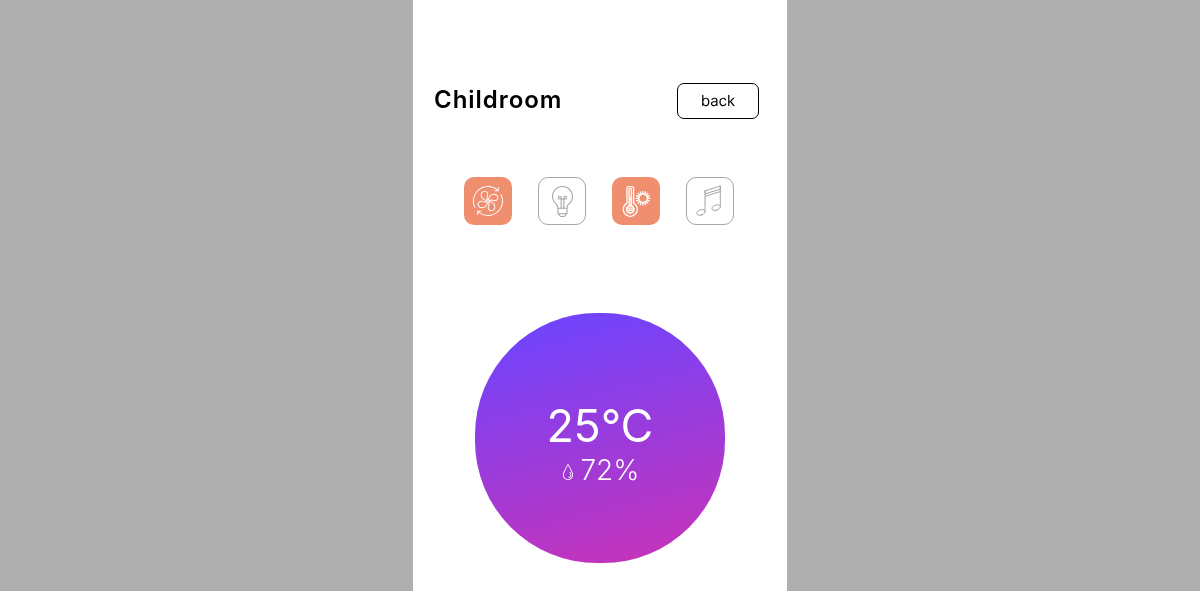
/rooms/childroom/, run on the app's committed database.
### main_app/models.py (models this page shows)
class Room(models.Model):
    name = models.CharField(max_length=20)
    devices_quantity = models.IntegerField(default=0)
    light = models.BooleanField(default=False)
    fan = models.BooleanField(default=False)
    heater = models.BooleanField(default=False)
    player = models.BooleanField(default=False)
    temperature = models.IntegerField(default=0)
    humidity = models.IntegerField(default=0)
    voltage = models.IntegerField(default=0)

### main_app/views.py (the view)
# urls.py: path('rooms/<room>/', views.room_page, name='room_page'),
def room_page(request, room):
    r = Room.objects.get(name=room)
    r.temperature = random.randint(20, 30)
    r.humidity = random.randint(70, 80)
    if request.POST.get('device_btn') == 'fan':
         r.fan = False if r.fan else True
    elif request.POST.get('device_btn') == 'light':
         r.light = False if r.light else True
    elif request.POST.get('device_btn') == 'heater':
         r.heater = False if r.heater else True
    elif request.POST.get('device_btn') == 'player':
         r.player = False if r.player else True
    r.save()
    return render(request, 'main_app/room_page.html', { 'room' : r })

### main_app/templates/main_app/room_page.html (shortened to what this page needs)
{% load static %}
<!DOCTYPE html>
<html lang="en">
<head>
    <link rel="stylesheet" href="{% static '/css/style.css' %}">
</head>
<body>
    <div class="container" id="room_page-bg">
        <div class="header">
            <div class="header-item">
                <p class="room_page-title">{{room.name}}</p>
            </div>
            <div class="header-item">
                <div class="back-btn">
                    <a href="{% url 'rooms' %}"><img src="{% static 'img/back_btn.svg' %}" alt=""></a>
                </div>
            </div>
        </div>
        <div class="devices">
            <form action="{% url 'room_page' room.name %}" method="post">
                <button type="submit" name="device_btn" value="fan">
                    <div class="device">
                        {% if room.fan %}
                            <img src="{% static 'img/devices_on/fan.svg' %}" alt="">
                        {% else %}
                            <img src="{% static 'img/devices_off/fan.svg' %}" alt="">
                        {% endif %}
                    </div>
                </button>
                <button  type="submit" name="device_btn" value="light">
                    <div class="device">
                        {% if room.light %}
                            <img src="{% static 'img/devices_on/light.svg' %}" alt="">
                        {% else %}
                            <img src="{% static 'img/devices_off/light.svg' %}" alt="">
                        {% endif %}
                    </div>
                </button>
                <button type="submit" name="device_btn" value="heater">
                    <div class="device">
                        {% if room.heater %}
                            <img src="{% static 'img/devices_on/heater.svg' %}" alt="">
                        {% else %}
                            <img src="{% static 'img/devices_off/heater.svg' %}" alt="">
                        {% endif %}
                    </div>
                </button>
                <button type="submit" name="device_btn" value="player">
                    <div class="device">
                        {% if room.player %}
                            <img src="{% static 'img/devices_on/player.svg' %}" alt="">
                        {% else %}
                            <img src="{% static 'img/devices_off/player.svg' %}" alt="">
                        {% endif %}
                    </div>
                </button>
            </form>
        </div>
        <div id="room-params">
            <p>{{room.temperature}}°С</p>
            <div class="">
                <img src="{% static 'img/icn_waterdrop.svg' %}" alt="">
                <span>{{room.humidity}}%</span>
            </div>
        </div>
    </div>
</body>
</html>

### static/css/style.css (style rules this page uses)
.container { max-width: 374px; width: 374px; margin: 0px auto; background-color: #fff; }
body { background-color: #AFAFAF; margin: 0; }
.header { display: flex; flex-wrap: wrap; }
.header-item { width: 50%; box-sizing: border-box; font-family: SF Pro Display; font-size: 18px; font-weight: 300; }
.back-btn { text-align: right; margin-right: 28px; margin-left: auto; transform: translateY(-20%); }
.header-item p { color: #000; margin: 0; }
#room_page-bg { height: 720px; display: block; background-color: #fff; padding-top: 91px; }
.room_page-title { text-transform: capitalize; color: #000; font-family: SF Pro Display; font-size: 24px; font-style: normal; font-weight: 600; letter-spacing: 0.96px; padding-left: 21px; transform: translateY(-20%); }
.devices { display: flex; flex-wrap: wrap; margin-left: 40px; margin-right: 40px; margin-top: 45px; }
.device { text-align: center; width: 25%; box-sizing: border-box; }
#room-params { height: 250px; display: block; background-color: #fff; background-image: url("/static/img/room_params.svg"); background-repeat: no-repeat; background-position: top center; text-align: center; margin-top: 84px; }
#room-params p { font-family: SF Pro Display; font-size: 45px; font-style: normal; font-weight: 400; line-height: normal; color: #FFF; text-align: center; padding: 0; margin: 0; padding-top: 85px; }
#room-params span { color: #FFF; text-align: center; font-family: SF Pro Display; font-size: 28px; font-style: normal; font-weight: 300; line-height: normal; }
.devices form button { background-color: #ffffff; border: none; padding-left: 11px; padding-right: 11px; }

### data on the page
Room: name "Childroom", temperature "25", humidity "72"
